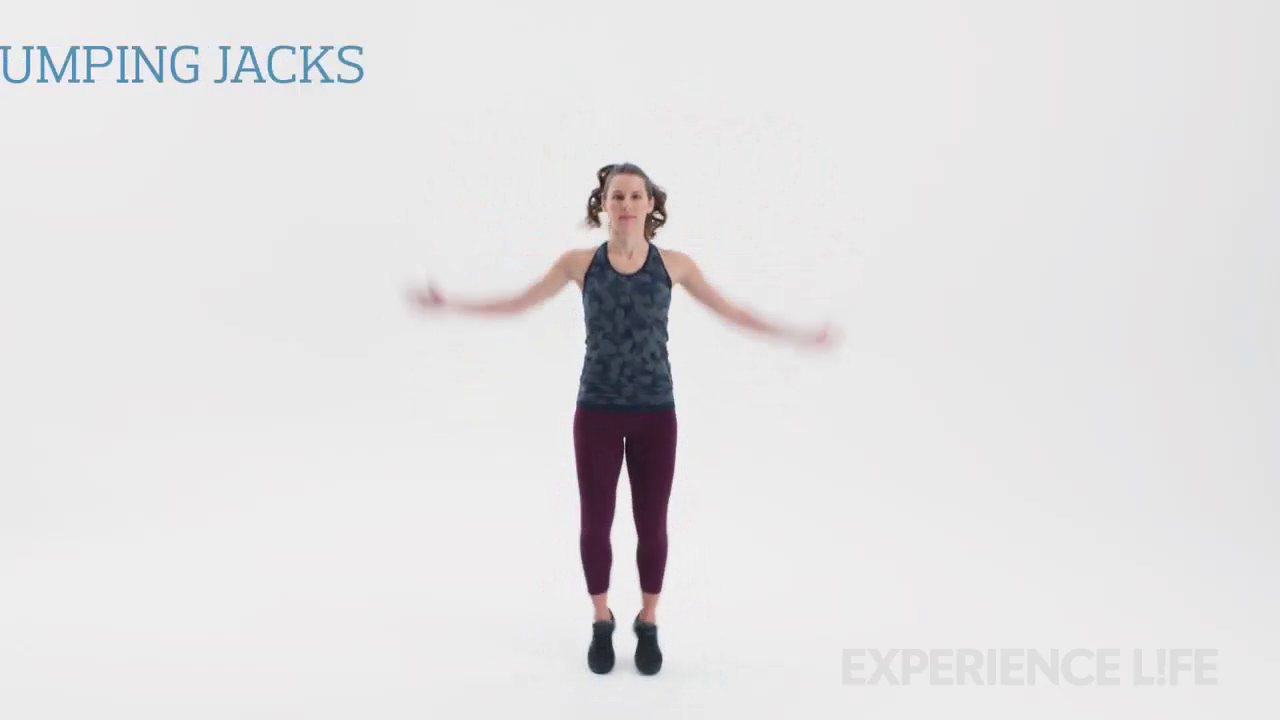
#> input picture frame 17 of projects/Counter/polichinelos.mp4, 1280 x 720 px, given in place of runners.mp4, which was not available
$ python Shapes.py
#> lines starting #> are read from the running program, lines starting #| are printed output that depends on the picture
import cv2

video = cv2.VideoCapture('runners.mp4') #variavel para armazenar caminho do video

while True:
    check,img = video.read() #ler video
#> img is the input picture: shape (720, 1280, 3); mean B, G, R 226.6, 225.7, 226.7

    cv2.rectangle(img,(50,50),(200,200),(255,0,0),3) #atribuir retangulo no eixo 50 até 200, cor 255(azul) e largura 3
    cv2.circle(img,(200,200),30,(0,255,0),3)  #atribuir circulo no eixo 200, raio 30 e cor 255(verde) e largura 3
    cv2.line(img,(300,300),(500,300),(0,0,255),3)  #atribuir linha no eixo 300 até 500 e cor 255(vermelho) e largura 3


    texto = 'Piramides formas' #texto para ser inserido
    cv2.putText(img,texto,(200,200),cv2.FONT_HERSHEY_SIMPLEX,2,(0,255,0),3) #inserir texto, chamando imagem e texto, depois definindo cordenada, fonte e tamanho da letra, cor e largura
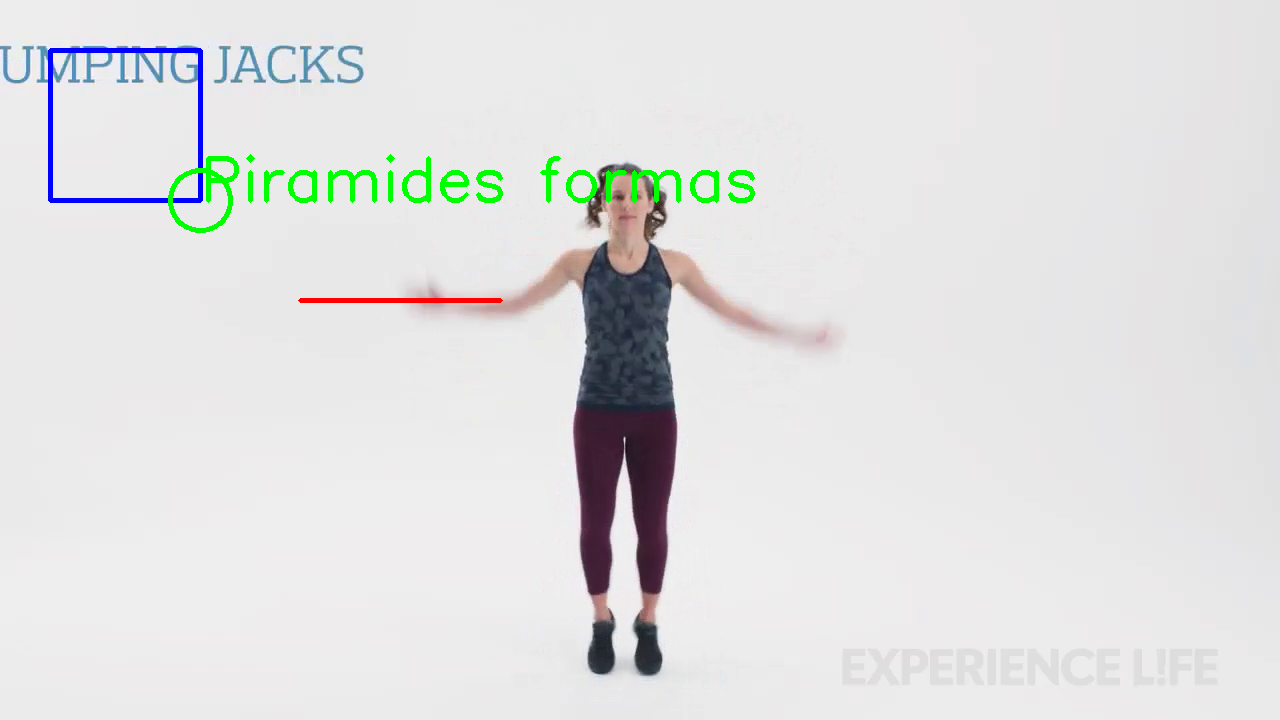
#> img: shape (720, 1280, 3); mean B, G, R 224.7, 225, 224.3

    cv2.imshow('Formas',img) #exibir imagem com formas
    cv2.waitKey(10)

$ run again, starting later in the video
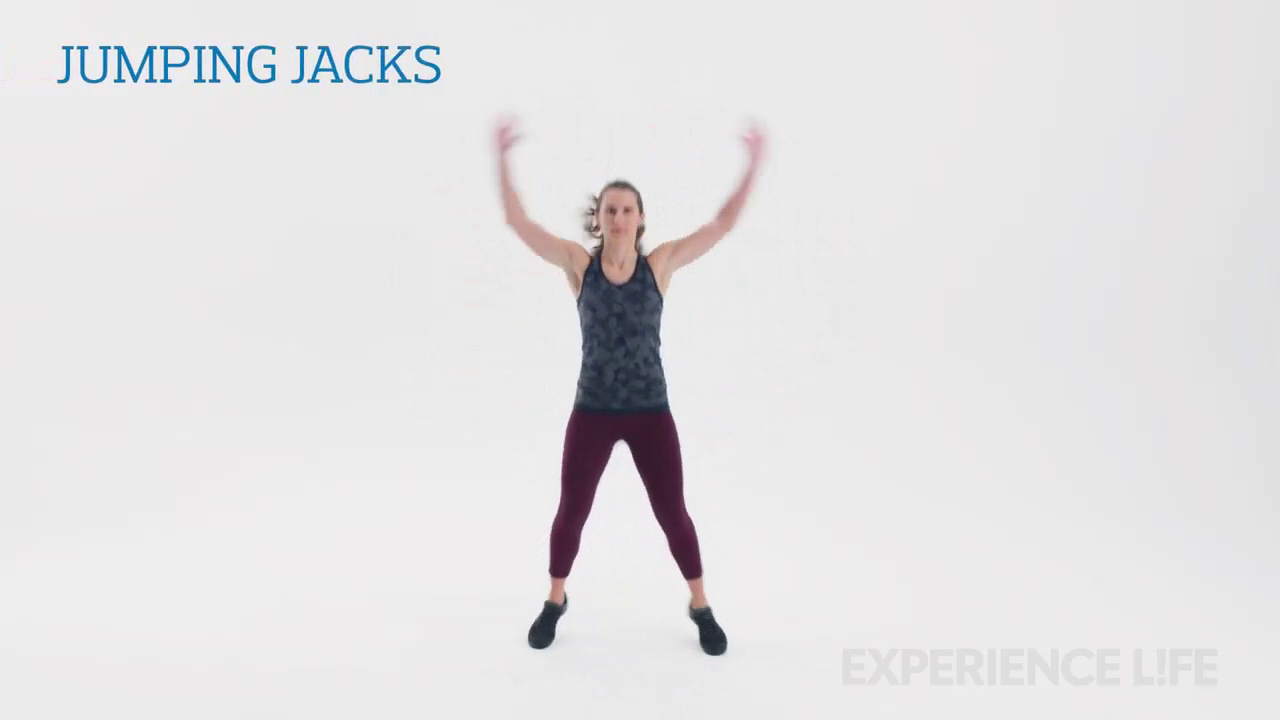
#> input picture frame 77 of projects/Counter/polichinelos.mp4, 1280 x 720 px, given in place of runners.mp4, which was not available
#> img is the input picture: shape (720, 1280, 3); mean B, G, R 227.4, 226.4, 227.2
#> `cv2.putText(img,texto,(200,200),cv2.FONT_HERSHEY_SIMPLEX,2,(0,255,0),3)`:
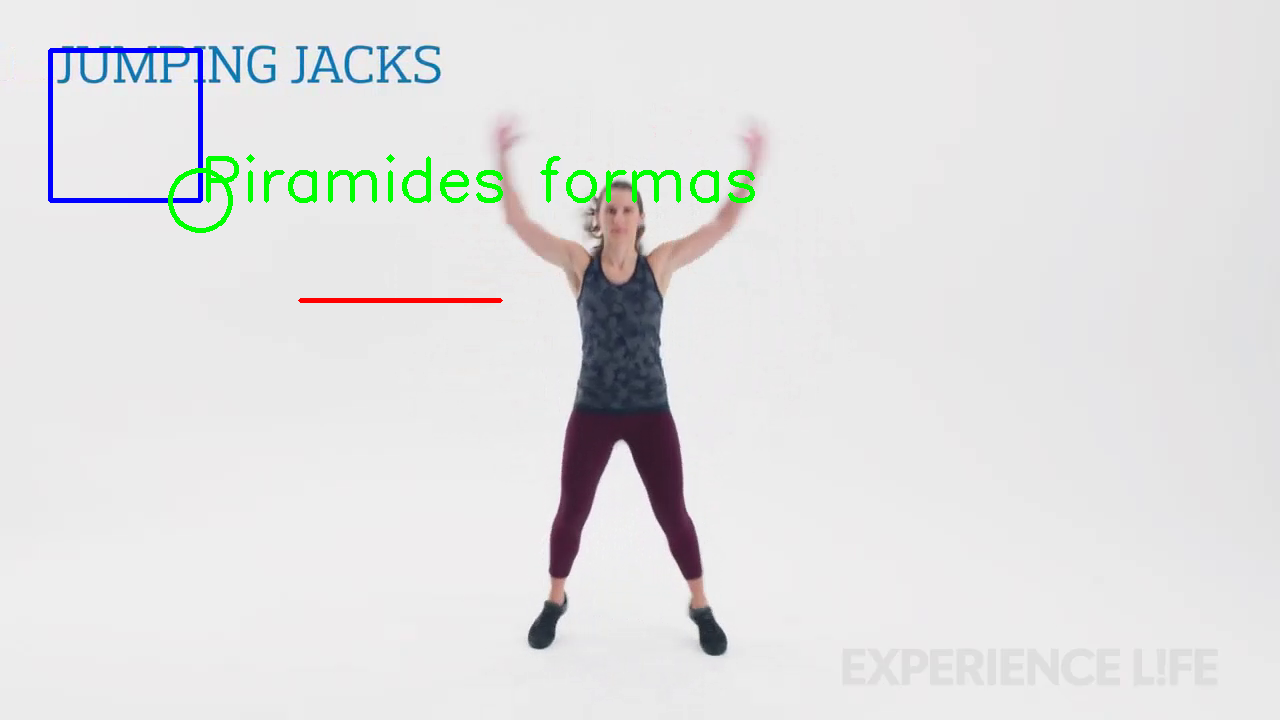
#> img: shape (720, 1280, 3); mean B, G, R 225.5, 225.6, 224.8

$ run again, starting later in the video
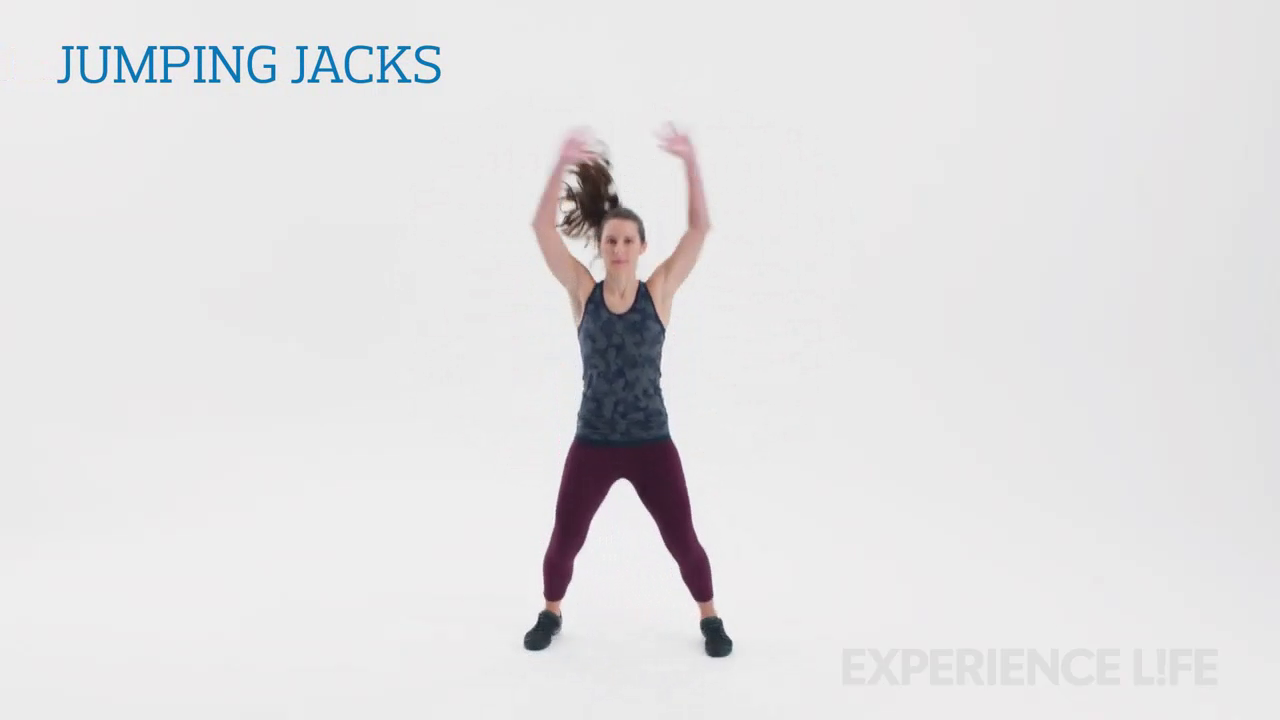
#> input picture frame 137 of projects/Counter/polichinelos.mp4, 1280 x 720 px, given in place of runners.mp4, which was not available
#> img is the input picture: shape (720, 1280, 3); mean B, G, R 226.8, 225.8, 226.6
#> `cv2.putText(img,texto,(200,200),cv2.FONT_HERSHEY_SIMPLEX,2,(0,255,0),3)`:
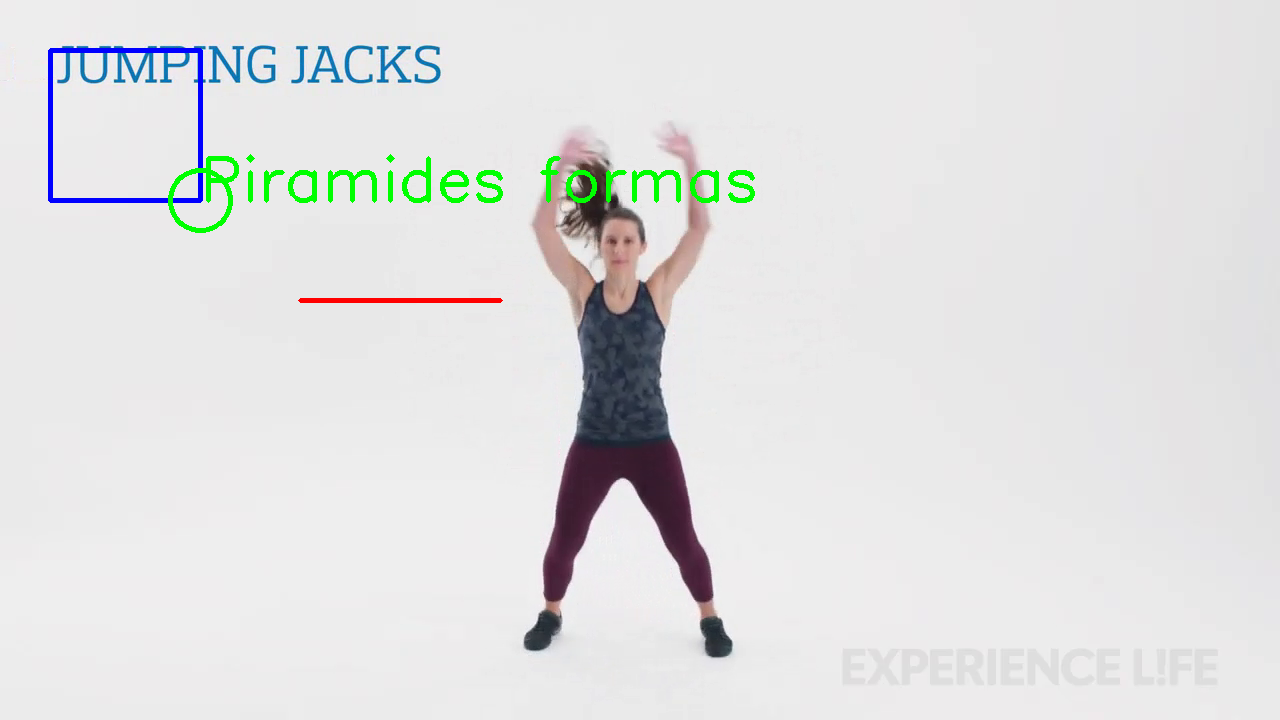
#> img: shape (720, 1280, 3); mean B, G, R 225, 225.1, 224.3
